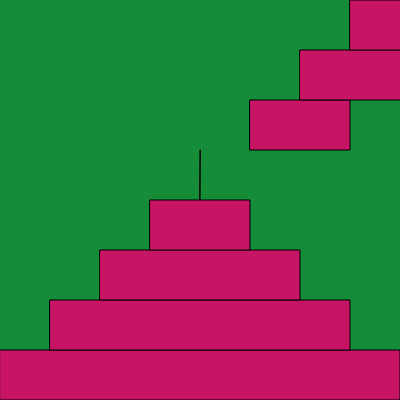
Frame 1 (no input)
Frame 60 (no input): identical to frame 1, image omitted
Frame 120 (the mouse pressed at the canvas centre since frame 60): identical to frame 1, image omitted

The p5.js sketch that drew this single still picture (run headless with seeded random() and noise() and a simulated clock; from frame 60 on, the mouse is pressed at the canvas centre):

// p5.js sketch
// ── sketch.js
function setup() {
  createCanvas(400, 400);
}

function draw() {
  background(20,140,56);
  //for loop pyramid
  fill(200,20,100)

  let adj = 0;
  for (var x = windowWidth; x > 0; x -= 50){
    rect(0+adj,350-adj,400-adj*2,50)
    adj = adj + 50
  }
}
